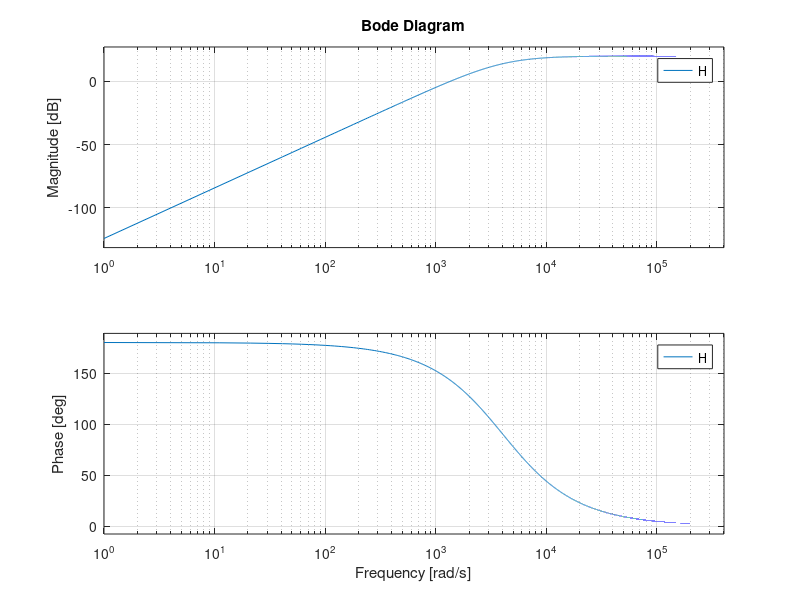

Write the MATLAB code that produced this figure.
% Question 3

clear 
clc
format shortEng
format compact

%Prototype values
C_p = 1;
R_p = 1;

%Capacitance values given
C = 100 * 10^(-9);

% Cutoff frequency given (Hz)
f_c = 1000;

% Cutoff frequency given (rad/s)
w_c = f_c * 2 * pi;

% Prototype cutoff frequency%
w_cn = 1/sqrt(sqrt(2) - 1);

% Frequency Scaling %
kf = w_c / w_cn;

% Magnitude scaling %
km = C_p / (kf * C);

% Resistor value from magnitude scaling %
R = km * R_p;

% Generic print statements%
fprintf('Prototype values Cp = %f Farads, Rp = %f Ohms \n', C_p, R_p);
fprintf('Cutoff frequency fc = %d Hertz \ntherefore wc = %f radians/second \n', f_c, w_c);
fprintf('Prototype cutoff frequency w_cn = %f radians/second\n', w_cn);
fprintf('Frequency scaling factor kf = %f\n', kf);
fprintf('Magnitude scaling factor km = %f\n', km);
fprintf('Ri = %f Ohms\n', R);

%1/(R*C)
%2/(R*C)
%(1/(R*C))^2

% Bode plot with transfer function %
s=tf('s');
H = 10 * (s^2 / (s^2 + 2 * (1/(R*C)) * s + (1/(R*C))^2)  );

bode(H, [1 : 10:   100/(R * C)]);
